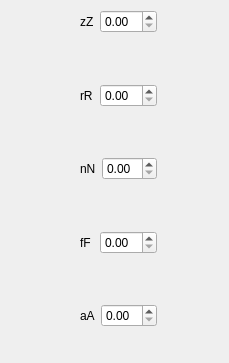
<?xml version="1.0" encoding="UTF-8"?>
<ui version="4.0">
 <class>Dialog</class>
 <widget class="QWidget" name="Dialog">
  <property name="geometry">
   <rect>
    <x>0</x>
    <y>0</y>
    <width>229</width>
    <height>363</height>
   </rect>
  </property>
  <property name="windowTitle">
   <string>Form</string>
  </property>
  <widget class="QWidget" name="layoutWidget">
   <property name="geometry">
    <rect>
     <x>80</x>
     <y>10</y>
     <width>77</width>
     <height>317</height>
    </rect>
   </property>
   <layout class="QVBoxLayout" name="verticalLayout">
    <item>
     <layout class="QHBoxLayout" name="horizontalLayout">
      <item>
       <widget class="QLabel" name="label_z">
        <property name="text">
         <string>zZ</string>
        </property>
       </widget>
      </item>
      <item>
       <widget class="QDoubleSpinBox" name="doubleSpinBox_z"/>
      </item>
     </layout>
    </item>
    <item>
     <spacer name="verticalSpacer">
      <property name="orientation">
       <enum>Qt::Vertical</enum>
      </property>
      <property name="sizeHint" stdset="0">
       <size>
        <width>20</width>
        <height>40</height>
       </size>
      </property>
     </spacer>
    </item>
    <item>
     <layout class="QHBoxLayout" name="horizontalLayout_2">
      <item>
       <widget class="QLabel" name="label_r">
        <property name="text">
         <string>rR</string>
        </property>
       </widget>
      </item>
      <item>
       <widget class="QDoubleSpinBox" name="doubleSpinBox_r"/>
      </item>
     </layout>
    </item>
    <item>
     <spacer name="verticalSpacer_2">
      <property name="orientation">
       <enum>Qt::Vertical</enum>
      </property>
      <property name="sizeHint" stdset="0">
       <size>
        <width>20</width>
        <height>40</height>
       </size>
      </property>
     </spacer>
    </item>
    <item>
     <layout class="QHBoxLayout" name="horizontalLayout_3">
      <item>
       <widget class="QLabel" name="label_n">
        <property name="text">
         <string>nN</string>
        </property>
       </widget>
      </item>
      <item>
       <widget class="QDoubleSpinBox" name="doubleSpinBox_n"/>
      </item>
     </layout>
    </item>
    <item>
     <spacer name="verticalSpacer_3">
      <property name="orientation">
       <enum>Qt::Vertical</enum>
      </property>
      <property name="sizeHint" stdset="0">
       <size>
        <width>20</width>
        <height>40</height>
       </size>
      </property>
     </spacer>
    </item>
    <item>
     <layout class="QHBoxLayout" name="horizontalLayout_4">
      <item>
       <widget class="QLabel" name="label_f">
        <property name="text">
         <string>fF</string>
        </property>
       </widget>
      </item>
      <item>
       <widget class="QDoubleSpinBox" name="doubleSpinBox_f"/>
      </item>
     </layout>
    </item>
    <item>
     <spacer name="verticalSpacer_4">
      <property name="orientation">
       <enum>Qt::Vertical</enum>
      </property>
      <property name="sizeHint" stdset="0">
       <size>
        <width>20</width>
        <height>40</height>
       </size>
      </property>
     </spacer>
    </item>
    <item>
     <layout class="QHBoxLayout" name="horizontalLayout_5">
      <item>
       <widget class="QLabel" name="label_a">
        <property name="text">
         <string>aA</string>
        </property>
       </widget>
      </item>
      <item>
       <widget class="QDoubleSpinBox" name="doubleSpinBox_a"/>
      </item>
     </layout>
    </item>
   </layout>
  </widget>
 </widget>
 <resources/>
 <connections/>
</ui>
